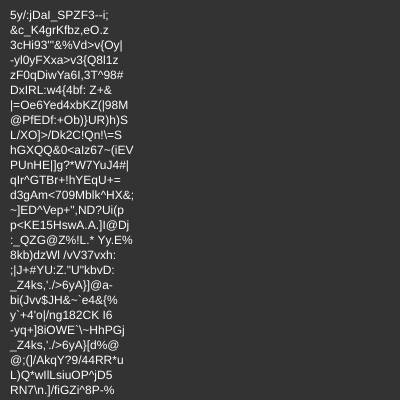
Frame 1 (no input)
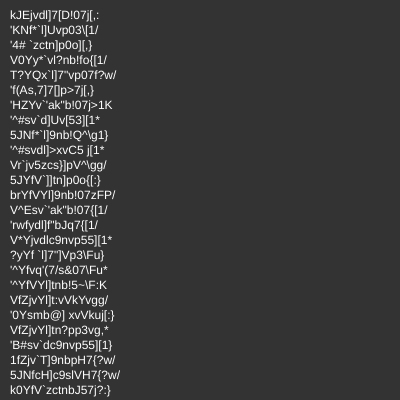
Frame 60 (no input)
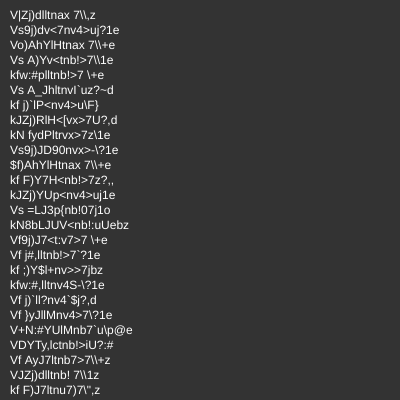
Frame 120 (the mouse pressed at the canvas centre since frame 60)

The p5.js sketch that drew these frames (run headless with seeded random() and noise() and a simulated clock; from frame 60 on, the mouse is pressed at the canvas centre):

// p5.js sketch
// ── sketch.js
var population = [];
var stop = false
const target = "to be or not to be"
var gen = 0;

function setup() {
  createCanvas(400, 400);
  fill(255)
  for (let i = 0; i < 150; i++) {
    population.push(new Organism(target.length))
  }
}

function keyPressed() {
  if (keyCode == 32) stop = !stop
}

function draw() {
  if (!stop) {
    var matingPool = []
    for (var i of population) {
      let x = Math.pow(i.grade(target),2)
      if (i.getPhrase() == target) {
        console.log("S0LVED! IN GENS:"+gen)
        noLoop()
      }
      matingPool.push([i,x])
    }
    population = []
    for (i = 0; i < 150; i++) {
      let parents = [pickRand(matingPool), pickRand(matingPool)]
      let child = parents[0].reproduce(parents[1])
      child.mutate(.01);
      population.push(child)
    }
    background(51)
    let evething = ""
    for (i of population) {
      evething += i.getPhrase() + "\n"
    }
    text(evething, 10, 10, width, height)
    gen++
  }
}

function pickRand(arr) {
  let rand = random(1);
  while(true){
    let [candid, score] = arr[parseInt(random(arr.length))]
    if(score>=rand){return candid}
    else rand-=.1
  }
}
// ── classes.js
function Organism(len) {
  this.len = len;
  this.genes = []
  for (var i = 0; i < len; i++) {
    this.genes.push(String.fromCharCode(parseInt(random(32, 128))))
  }
  this.grade = function(target) {
    let score = 0;
    for (var i = 0; i < this.len; i++) {
      if (this.genes[i] == target[i]) score++
    }
    return score/this.len;
  }
  this.reproduce = function (mate){
    let child = new Organism(this.len)
    let mid = random(this.len);
    for(let i = 0; i<this.len; i++){
      if(i<mid)child.genes[i] = this.genes[i]
      else child.genes[i] = mate.genes[i]
    }
    return child;
  }
  this.mutate = function(rate) {
    for (var i = 0; i < this.len; i++) {
      if (random(1)<rate) {
        this.genes[i] = String.fromCharCode(parseInt(random(32, 128)))
      }
    }
  }
  this.getPhrase = function(){
    let phrase = ""
    for(var i of this.genes)phrase+=i;
    return phrase
  }
}
